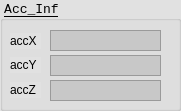
     <widget class="QGroupBox" name="groupBox_15">
      <property name="geometry">
       <rect>
        <x>10</x>
        <y>10</y>
        <width>181</width>
        <height>111</height>
       </rect>
      </property>
      <property name="font">
       <font>
        <family>Monospace</family>
        <pointsize>10</pointsize>
        <underline>true</underline>
       </font>
      </property>
      <property name="styleSheet">
       <string notr="true">background-color: rgb(225, 225, 225);</string>
      </property>
      <property name="title">
       <string>Acc_Inf</string>
      </property>
      <widget class="QLabel" name="label_89">
       <property name="geometry">
        <rect>
         <x>10</x>
         <y>33</y>
         <width>31</width>
         <height>16</height>
        </rect>
       </property>
       <property name="font">
        <font>
         <pointsize>9</pointsize>
        </font>
       </property>
       <property name="text">
        <string>accX</string>
       </property>
      </widget>
      <widget class="QLabel" name="label_90">
       <property name="geometry">
        <rect>
         <x>10</x>
         <y>57</y>
         <width>31</width>
         <height>16</height>
        </rect>
       </property>
       <property name="font">
        <font>
         <pointsize>9</pointsize>
        </font>
       </property>
       <property name="text">
        <string>accY</string>
       </property>
      </widget>
      <widget class="QTextEdit" name="textEdit_ImuAccY">
       <property name="geometry">
        <rect>
         <x>50</x>
         <y>55</y>
         <width>111</width>
         <height>21</height>
        </rect>
       </property>
       <property name="font">
        <font>
         <pointsize>9</pointsize>
        </font>
       </property>
       <property name="styleSheet">
        <string notr="true">background-color: rgb(200, 200, 200);</string>
       </property>
       <property name="verticalScrollBarPolicy">
        <enum>Qt::ScrollBarAlwaysOff</enum>
       </property>
       <property name="readOnly">
        <bool>true</bool>
       </property>
      </widget>
      <widget class="QLabel" name="label_94">
       <property name="geometry">
        <rect>
         <x>10</x>
         <y>82</y>
         <width>31</width>
         <height>16</height>
        </rect>
       </property>
       <property name="font">
        <font>
         <pointsize>9</pointsize>
        </font>
       </property>
       <property name="text">
        <string>accZ</string>
       </property>
      </widget>
      <widget class="QTextEdit" name="textEdit_ImuAccZ">
       <property name="geometry">
        <rect>
         <x>50</x>
         <y>80</y>
         <width>111</width>
         <height>21</height>
        </rect>
       </property>
       <property name="font">
        <font>
         <pointsize>9</pointsize>
        </font>
       </property>
       <property name="styleSheet">
        <string notr="true">background-color: rgb(200, 200, 200);</string>
       </property>
       <property name="verticalScrollBarPolicy">
        <enum>Qt::ScrollBarAlwaysOff</enum>
       </property>
       <property name="readOnly">
        <bool>true</bool>
       </property>
      </widget>
      <widget class="QTextEdit" name="textEdit_ImuAccX">
       <property name="geometry">
        <rect>
         <x>50</x>
         <y>30</y>
         <width>111</width>
         <height>21</height>
        </rect>
       </property>
       <property name="font">
        <font>
         <pointsize>9</pointsize>
        </font>
       </property>
       <property name="styleSheet">
        <string notr="true">background-color: rgb(200, 200, 200);</string>
       </property>
       <property name="verticalScrollBarPolicy">
        <enum>Qt::ScrollBarAlwaysOff</enum>
       </property>
       <property name="readOnly">
        <bool>true</bool>
       </property>
      </widget>
     </widget>
